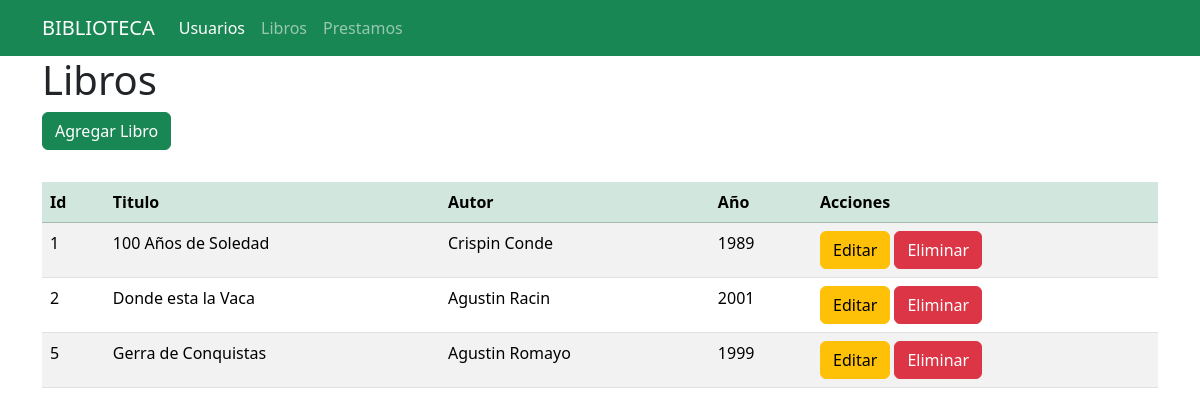
Page /libros on the committed database.
### tables this page shows
CREATE TABLE libros(
        id INTEGER PRIMARY KEY AUTOINCREMENT,
        titulo  TEXT,
        autor  TEXT,
        anio INTEGER
    );

### app.py (the view)
@app.route("/libros")
def libros():
    con = get_db_connection()
    libros = con.execute('SELECT * FROM libros').fetchall()
    con.close()
    return render_template('libros.html', libros=libros)

### app.py (called while the page is built)
def get_db_connection():
    con = sqlite3.connect("Biblioteca.db")
    con.row_factory = sqlite3.Row
    return con

### templates/libros.html
{% extends "base.html" %}
{% block content %}
<h1>Libros</h1>
<a href="{{url_for('nuevo_libro')}}" class="btn btn-success mb-2">Agregar Libro</a>
<table class="table table-striped table-hover mt-4">
  <thead class="table-success">
    <th>Id</th>
    <th>Titulo</th>
    <th>Autor</th>
    <th>Año</th>
    <th>Acciones</th>
  </thead>
  <tbody>
    {% for libro in libros %}
    <tr>
      <td>{{ libro.id }}</td>
      <td>{{ libro.titulo }}</td>
      <td>{{ libro.autor }}</td>
      <td>{{ libro.anio }}</td>
      <td>
        <a href="{{ url_for('editar_libro', id=libro.id)}}" class="btn btn-warning">Editar</a>
        <a href="{{ url_for('eliminar_libro', id=libro.id)}}" class="btn btn-danger" onclick="return(confirm('Estas seguro de eliminar'))">Eliminar</a>
      </td>
    </tr>
    {% endfor %}
  </tbody>
</table>
{% endblock %}

### rows in the picture
libros: id "1", titulo "100 Años de Soledad", autor "Crispin Conde", anio "1989"
libros: id "2", titulo "Donde esta la Vaca", autor "Agustin Racin", anio "2001"
libros: id "5", titulo "Gerra de Conquistas", autor "Agustin Romayo", anio "1999"
